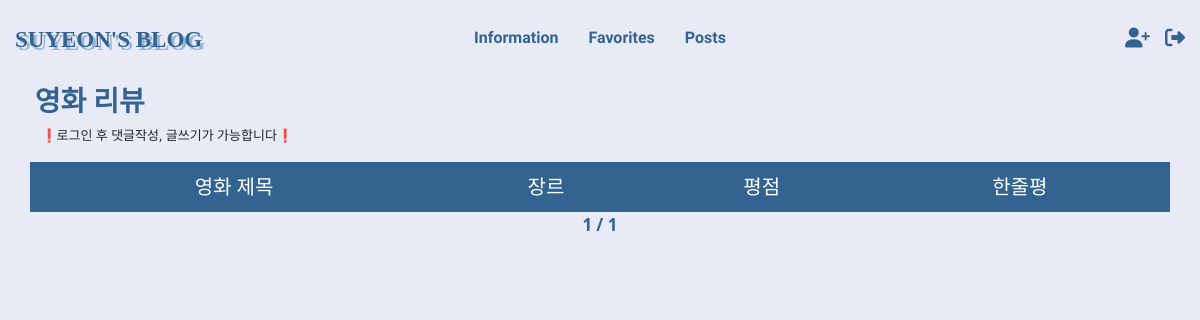
The app's page /movie/, older data.
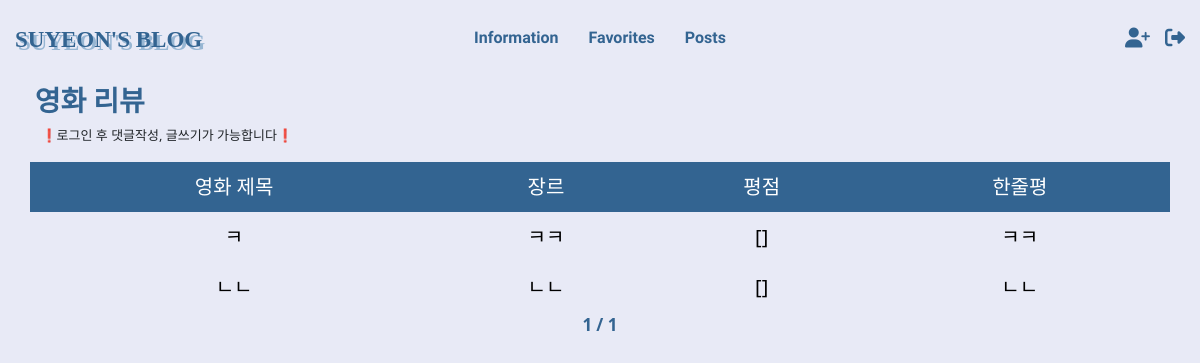
The same page, newer data.
### main/models.py (models this page shows, shortened)
class Post(models.Model):
    id = models.AutoField(primary_key=True)
    title = models.CharField(max_length=200,null=True)
    writer = models.ForeignKey(User,on_delete=models.CASCADE)
    genre = models.CharField(max_length=200,null=True)
    summary = models.CharField(max_length=200,null=True)
    pub_date = models.DateTimeField()
    body = models.TextField()
    image = models.ImageField(upload_to = "post/", blank=True, null=True)
    test_list = models.TextField(blank=False,null=True)
    like_user_set = models.ManyToManyField(User, blank=True, related_name='likes_user_set',through='Like')
    dislike_user_set = models.ManyToManyField(User, blank=True, related_name='dislikes_user_set',through='Dislike')

### main/views.py (the view)
# urls.py: path('movie/', movie, name="movie"),
def movie(request) :
    posts = Post.objects.filter().order_by('-pub_date')
    paginator = Paginator(posts,6)
    pagnum = request.GET.get('page')
    posts = paginator.get_page(pagnum)
    return render(request, 'main/movie.html',{'posts':posts})

### main/templates/main/movie.html (shortened to what this page needs)
{% extends 'base.html' %}
{% block content %}
<div class="main">
  <center>
    <h2><br><br></h2>
    <h3 style="text-align: left;font-family: 'Gowun Dodum', sans-serif;font-weight: bolder;color:#336491;">&nbsp;&nbsp;&nbsp;&nbsp;
    영화 리뷰</h3>
    <p style="font-size:13px;text-align:left;">&nbsp;&nbsp;&nbsp;&nbsp;&nbsp;&nbsp;&nbsp;&nbsp;&nbsp;&nbsp;&nbsp;
      ❗로그인 후 댓글작성, 글쓰기가 가능합니다❗</p>
  <table class="movie">
    <thead>
      <tr>
        <th class="title">영화 제목</th>
        <th class="genre">장르</th>
        <th class="score">평점</th>
        <th class="summary">한줄평</th>
      </tr>
    </thead>
    <tbody>
      {% for post in posts %}
      <tr>
        <td class="제목"><a href="{% url 'main:detail' post.id %}"
            style="text-decoration: none;color:black;">{{post.title}}</a></td>
        <td class="장르">{{post.genre}}</td>
        <td class="평점">{{post.test_list}}</td>
        <td class="한줄평">{{post.summary}}</td>
      </tr>
      {%endfor%}
    </tbody>
  </table>
  </center>
  <div style="text-align:center">
  <span style="font-weight:bold;font-size:17px;color:#336491;"> {{ posts.number }}</span>
  <span style="font-weight:bold;font-size:17px;color:#336491;"> / </span>
  <span style="font-weight:bold;font-size:17px;color:#336491;"> {{ posts.paginator.num_pages}}</span>
  {% endblock %}

Row changes from the older to the newer data that the page shows:
added Post: title "ㅋ", genre "ㅋㅋ", test_list "[]", summary "ㅋㅋ"
added Post: title "ㄴㄴ", genre "ㄴㄴ", test_list "[]", summary "ㄴㄴ"
